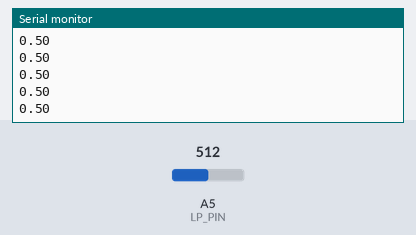
This sketch was run on a simulated Arduino Uno, built with avr-gcc and run on an emulated ATmega328P. On the bench: the last lines printed to the serial monitor. The test bench sets the inputs (shaded band); at power-on: A5 (LP_PIN) = 512.

Above: at 1.2 s.
1.3 s: A5 (LP_PIN) set to 716
At 2.1 s:
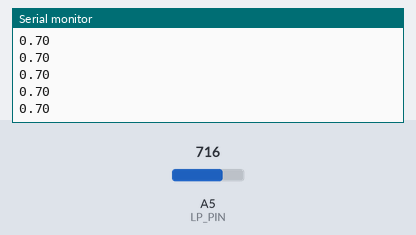
2.8 s: A5 (LP_PIN) set to 900
At 3.4 s:
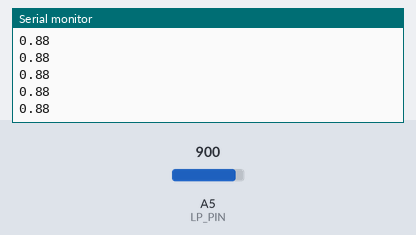
Timing chart, 0 to 5.8 s (numbered marks = the images above; inputs shaded):
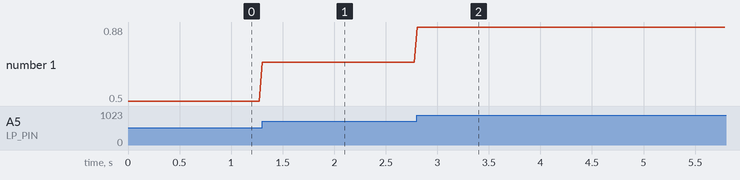

Measured:
- after the input at 1.3 s, the serial monitor: prints a new line at once (image 1)
- after the input at 2.8 s, the serial monitor: prints a new line at once (image 2)
- plotted number 1: 0.5 → 0.7 after the input at 1.3 s, 0.7 → 0.88 after the input at 2.8 s

The sketch:

linear_potentiometer_demo.ino
```cpp
#include <linear_potentiometer.h>
#define LP_PIN A5

void setup() {
    Serial.begin(9600);

    linear_potentiometer_setup(LP_PIN);
}

void loop() {
    float raw = linear_potentiometer_read(LP_PIN);
    Serial.println(raw);
    delay(25);
}
```
